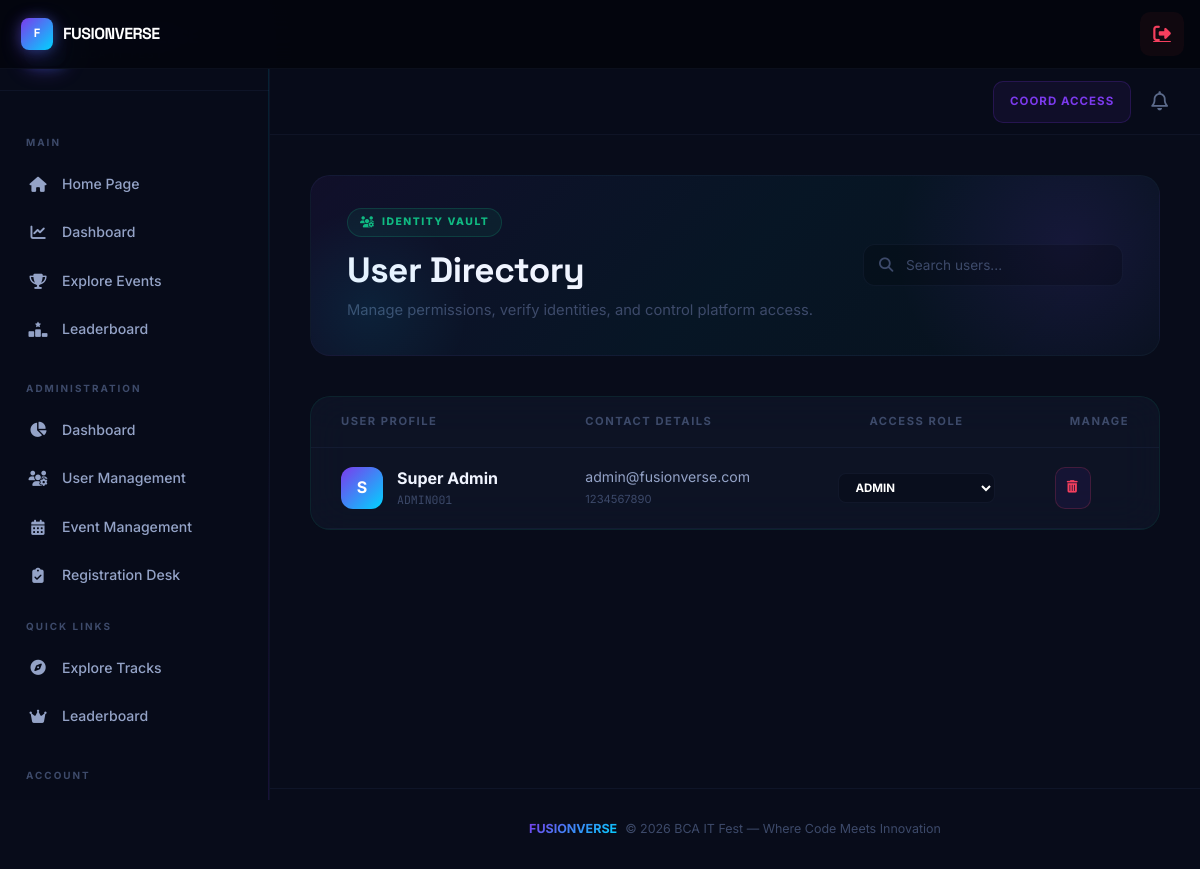
/admin_users.php (signed in), run on the app's committed database.
### tables this page shows
CREATE TABLE IF NOT EXISTS `users` (
  `id` int(11) NOT NULL AUTO_INCREMENT,
  `user_id` varchar(20) NOT NULL,
  `name` varchar(255) NOT NULL,
  `email` varchar(255) NOT NULL,
  `phone` varchar(20) NOT NULL,
  `college` varchar(255) NOT NULL,
  `course` varchar(255) NOT NULL,
  `password` varchar(255) NOT NULL,
  `role` enum('student','coordinator', 'admin') DEFAULT 'student',
  `created_at` timestamp NOT NULL DEFAULT CURRENT_TIMESTAMP,
  PRIMARY KEY (`id`),
  UNIQUE KEY `user_id` (`user_id`),
  UNIQUE KEY `email` (`email`)
);

### admin_users.php (the view, shortened to what this page needs)
<?php
include 'includes/header.php';
$search = $_GET['q'] ?? '';
if ($search) {
    $stmt = $pdo->prepare("SELECT * FROM users WHERE name LIKE ? OR user_id LIKE ? OR email LIKE ? ORDER BY role DESC, created_at DESC");
    $stmt->execute(["%$search%", "%$search%", "%$search%"]);
} else {
    $stmt = $pdo->query("SELECT * FROM users ORDER BY role DESC, created_at DESC");
}
$all_users = $stmt->fetchAll();
?>
<div style="padding: 40px;">
    <div class="dashboard-header" style="margin-bottom: 40px;">
        <div class="header-content">
            <div style="display: inline-flex; align-items: center; gap: 8px; background: rgba(16, 185, 129, 0.08); border: 1px solid rgba(16, 185, 129, 0.2); padding: 5px 12px; border-radius: 50px; margin-bottom: 12px;">
                <i class="fa-solid fa-users-gear" style="font-size: 0.7rem; color: var(--success);"></i>
                <span style="font-size: 0.65rem; font-weight: 800; color: var(--success); text-transform: uppercase; letter-spacing: 1.5px;">Identity Vault</span>
            </div>
            <h1 style="font-family: 'Space Grotesk', sans-serif; font-size: 2.2rem; font-weight: 700; margin: 0;">User Directory</h1>
            <p style="color: var(--text-dim); margin-top: 8px;">Manage permissions, verify identities, and control platform access.</p>
        </div>
        <div class="header-actions" style="display: flex; gap: 15px;">
             <form method="GET" style="position: relative;">
                <input type="text" name="q" value="<?= htmlspecialchars($search) ?>" placeholder="Search users..." style="padding: 12px 18px 12px 42px; background: rgba(0,0,0,0.2); border: 1px solid var(--border); border-radius: 12px; color: white; font-size: 0.85rem; width: 260px;">
                <i class="fa-solid fa-search" style="position: absolute; left: 16px; top: 50%; transform: translateY(-50%); color: var(--text-dim); font-size: 0.9rem;"></i>
             </form>
        </div>
    </div>
    <div class="glass-panel" style="padding: 0; overflow: hidden; border-color: rgba(16, 185, 129, 0.1);">
        <div style="overflow-x: auto;">
            <table style="width: 100%; border-collapse: collapse;">
                <thead>
                    <tr style="border-bottom: 1px solid var(--border);">
                        <th style="padding: 16px 30px; text-align: left; color: var(--text-dim); font-size: 0.7rem; text-transform: uppercase; letter-spacing: 1.5px;">User Profile</th>
                        <th style="padding: 16px 30px; text-align: left; color: var(--text-dim); font-size: 0.7rem; text-transform: uppercase; letter-spacing: 1.5px;">Contact Details</th>
                        <th style="padding: 16px 30px; text-align: center; color: var(--text-dim); font-size: 0.7rem; text-transform: uppercase; letter-spacing: 1.5px;">Access Role</th>
                        <th style="padding: 16px 30px; text-align: right; color: var(--text-dim); font-size: 0.7rem; text-transform: uppercase; letter-spacing: 1.5px;">Manage</th>
                    </tr>
                </thead>
                <tbody>
                    <?php foreach($all_users as $u): ?>
                    <tr style="border-bottom: 1px solid var(--border); transition: 0.2s;" onmouseover="this.style.background='rgba(255,255,255,0.01)'" onmouseout="this.style.background='transparent'">
                        <td style="padding: 18px 30px;">
                            <div style="display: flex; align-items: center; gap: 14px;">
                                <div style="width: 42px; height: 42px; border-radius: 12px; background: <?= $u['role'] == 'admin' ? 'var(--grad-primary)' : ($u['role'] == 'coordinator' ? 'var(--grad-cool)' : 'rgba(255,255,255,0.05)') ?>; display: flex; align-items: center; justify-content: center; font-weight: 700; color: white;">
                                    <?= strtoupper(substr($u['name'], 0, 1)) ?>
                                </div>
                                <div>
                                    <div style="font-weight: 700; color: var(--text-primary);"><?= htmlspecialchars($u['name']) ?></div>
                                    <div style="font-size: 0.72rem; color: var(--text-dim); font-family: 'JetBrains Mono', monospace;"><?= $u['user_id'] ?></div>
                                </div>
                            </div>
                        </td>
                        <td style="padding: 18px 30px;">
                            <div style="font-size: 0.88rem; color: var(--text-secondary);"><?= htmlspecialchars($u['email']) ?></div>
                            <div style="font-size: 0.7rem; color: var(--text-dim); margin-top: 2px;"><?= htmlspecialchars($u['phone']) ?></div>
                        </td>
                        <td style="padding: 18px 30px; text-align: center;">
                            <form method="POST">
                                <select name="role" onchange="this.form.submit()" style="padding: 6px 12px; background: rgba(0,0,0,0.2); border: 1px solid var(--border); color: white; border-radius: 8px; font-size: 0.72rem; font-weight: 700; text-transform: uppercase; cursor: pointer;">
                                    <option value="admin" <?= $u['role'] == 'admin' ? 'selected' : '' ?>>Admin</option>
                                </select>
                            </form>
                        </td>
                        <td style="padding: 18px 30px; text-align: right;">
                            <form method="POST" onsubmit="return confirm('Account termination: <?= htmlspecialchars($u['name']) ?>. Proceed?')" style="display:inline;">
                                <button type="submit" class="btn-coord" style="width: 36px; height: 36px; padding: 0; display: flex; align-items: center; justify-content: center; border-radius: 10px; color: var(--danger); border-color: rgba(244, 63, 94, 0.2);">
                                    <i class="fa-solid fa-trash-can"></i>
                                </button>
                            </form>
                        </td>
                    </tr>
                    <?php endforeach; ?>
                </tbody>
            </table>
        </div>
    </div>
</div>
<?php include 'includes/footer.php'; ?>

### assets/css/styles.css (style rules this page uses)
:root { --accent-1: #00d4ff; --accent-2: #7c3aed; --accent-3: #10b981; --accent-4: #f472b6; --accent-5: #fbbf24; --bg-void: #04060e; --bg-deep: #080c1a; --bg-surface: #0f1629; --bg-elevated: #151d35; --bg-card: rgba(15, 22, 41, 0.75); --bg-glass: rgba(15, 22, 41, 0.45); --text-primary: #f0f4ff; --text-secondary: #94a3c7; --text-muted: #5b6a8a; --text-dim: #3d4a6a; --border: rgba(100, 130, 200, 0.08); --border-bright: rgba(100, 130, 200, 0.18); --border-glow: rgba(0, 212, 255, 0.25); --success: #10b981; --warning: #fbbf24; --danger: #f43f5e; --primary: #7c3aed; --primary-glow: rgba(124, 58, 237, 0.35); --secondary: #00d4ff; --sidebar-width: 270px; --header-height: 66px; --grad-primary: linear-gradient(135deg, #7c3aed, #00d4ff); --grad-warm: linear-gradient(135deg, #f472b6, #7c3aed); --grad-cool: linear-gradient(135deg, #00d4ff, #10b981); --grad-surface: linear-gradient(145deg, rgba(15, 22, 41, 0.9), rgba(8, 12, 26, 0.98)); }
*, *::before, *::after { margin: 0; padding: 0; box-sizing: border-box; }
html { scroll-behavior: smooth; -webkit-tap-highlight-color: transparent; }
body { background-color: var(--bg-void); color: var(--text-primary); font-family: 'Inter', -apple-system, BlinkMacSystemFont, sans-serif; overflow-x: hidden; min-height: 100vh; line-height: 1.6; -webkit-font-smoothing: antialiased; -moz-osx-font-smoothing: grayscale; }
h1, h2, h3, h4 { font-family: 'Space Grotesk', sans-serif; letter-spacing: -0.02em; line-height: 1.2; }
body::before { content: ''; position: fixed; top: -50%; left: -50%; width: 200%; height: 200%; z-index: -1; background-image: radial-gradient(2px 2px at 20% 30%, rgba(0, 212, 255, 0.25), transparent), radial-gradient(2px 2px at 40% 70%, rgba(124, 58, 237, 0.2), transparent), radial-gradient(1.5px 1.5px at 60% 20%, rgba(16, 185, 129, 0.2), transparent), radial-gradient(1.5px 1.5px at 80% 60%, rgba(244, 114, 182, 0.15), transparent), radial-gradient(1px 1px at 30% 55%, rgba(0, 212, 255, 0.15), transparent), radial-gradient(1px 1px at 70% 85%, rgba(124, 58, 237, 0.15), transparent); animation: particleDrift 30s linear infinite; pointer-events: none; }
input, select, textarea { width: 100%; padding: 14px 18px; background: rgba(15, 22, 41, 0.6); border: 1px solid var(--border-bright); color: var(--text-primary); border-radius: 12px; outline: none; font-family: 'Inter', sans-serif; font-size: 0.95rem; transition: all 0.3s ease; }
input::placeholder, textarea::placeholder { color: var(--text-dim); }
.dashboard-header, .dashboard-header-dash { background: linear-gradient(135deg, rgba(124, 58, 237, 0.08), rgba(0, 212, 255, 0.05), rgba(16, 185, 129, 0.03)); padding: 32px 36px; border-radius: 20px; border: 1px solid var(--border); display: flex; justify-content: space-between; align-items: center; position: relative; overflow: hidden; margin-bottom: 10px; }
.dashboard-header::before { content: ''; position: absolute; top: -60%; right: -10%; width: 350px; height: 350px; background: radial-gradient(circle, rgba(124, 58, 237, 0.12), transparent 70%); border-radius: 50%; pointer-events: none; animation: pulseGlow 5s ease-in-out infinite; }
.dashboard-header::after { content: ''; position: absolute; bottom: -30%; left: -5%; width: 200px; height: 200px; background: radial-gradient(circle, rgba(0, 212, 255, 0.08), transparent 70%); border-radius: 50%; pointer-events: none; }
.dashboard-header h1 { font-family: 'Space Grotesk', sans-serif; font-size: 1.7rem; font-weight: 700; letter-spacing: -0.5px; text-transform: none; margin-bottom: 8px; display: flex; align-items: center; gap: 14px; }
.dashboard-header p { color: var(--text-secondary); font-size: 0.92rem; font-weight: 400; }
.glass-panel, .glass-panel-dash { background: var(--bg-card); -webkit-backdrop-filter: blur(20px); backdrop-filter: blur(20px); border: 1px solid var(--border); border-radius: 20px; transition: all 0.35s ease; }
.btn-coord { background: rgba(124, 58, 237, 0.08); border: 1px solid rgba(124, 58, 237, 0.2); color: var(--accent-2); padding: 8px 18px; border-radius: 10px; font-family: 'Inter', sans-serif; font-size: 0.78rem; font-weight: 700; text-transform: uppercase; letter-spacing: 0.8px; cursor: pointer; transition: all 0.3s ease; display: inline-flex; align-items: center; gap: 6px; white-space: nowrap; text-decoration: none; min-height: 42px; }

### data on the page
users: name "S", name "Super Admin", user "ADMIN001", email "admin@fusionverse.com", phone "1234567890", role "Admin"
